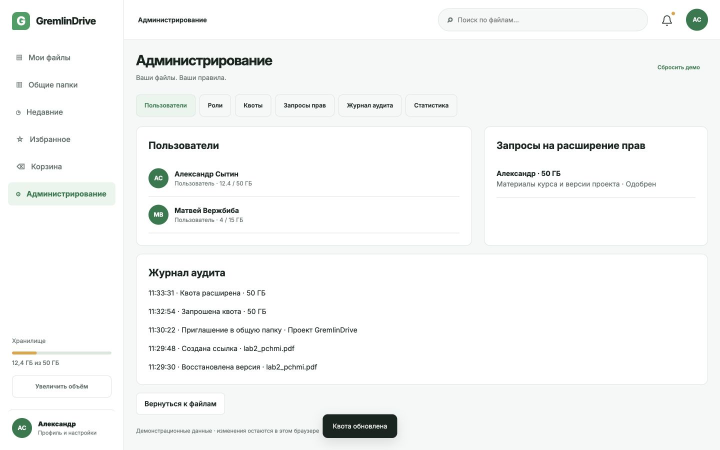
#> input picture docs/labs/lab5/assets/admin.png, 1440 x 900 px, given in place of palette-brand-desktop.png, which was not available (shown at 1/2 size)
$ python prepare_assets.py
#> lines starting #> are read from the running program, lines starting #| are printed output that depends on the picture; pictures that were not available may be replaced by others from this repository, and a replacement may not be noted
"""Make comparison sheets from native IAB viewport captures, without iframe cropping."""
from pathlib import Path
from PIL import Image,ImageDraw,ImageFont
import csv
R=Path(__file__).resolve().parents[1];L6=R.parent/'lab6'
font=ImageFont.truetype('/System/Library/Fonts/Supplemental/Arial.ttf',23)
def sheet(name,specs,cols,cell):
#> called with name = 'palettes-sheet.png', cols = 2, cell = (800, 570)
 out=Image.new('RGB',(cols*cell[0],((len(specs)+cols-1)//cols)*cell[1]),'#f6f8f7');d=ImageDraw.Draw(out)
 for k,(file,label) in enumerate(specs):
  im=Image.open(R/'assets'/file).convert('RGB');im.thumbnail((cell[0]-24,cell[1]-64));x=k%cols*cell[0]+(cell[0]-im.width)//2;y=k//cols*cell[1]+52
#> in sheet, im is the input picture: PIL image 1440x900 RGB; mean R, G, B 245.3, 246.7, 245.9
#> after `im.thumbnail((cell[0] - 24, cell[1] - 64))`:
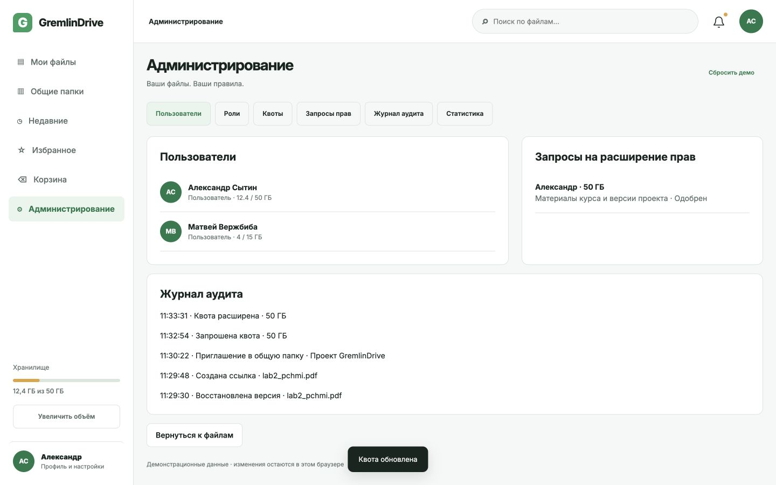
#> im: PIL image 776x485 RGB; mean R, G, B 245.3, 246.6, 245.9
#> after `x = k % cols * cell[0] + (cell[0] - im.width) // 2`: x = 12
  out.paste(im,(x,y));d.text((k%cols*cell[0]+14,k//cols*cell[1]+14),label,font=font,fill='#17251f')
#> after `out.paste(im, (x, y))`:
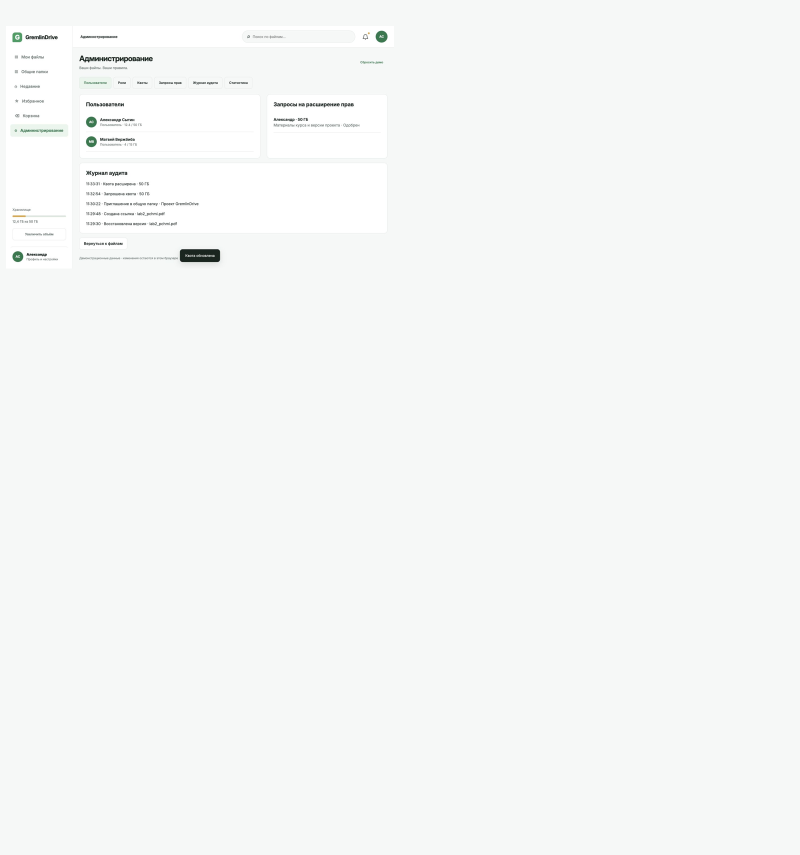
#> out: PIL image 1600x1710 RGB (shown at 1/2 size); mean R, G, B 245.9, 247.8, 246.8
#> pass 2 of the loop in sheet, `for k,(file,label) in enumerate(specs):`:
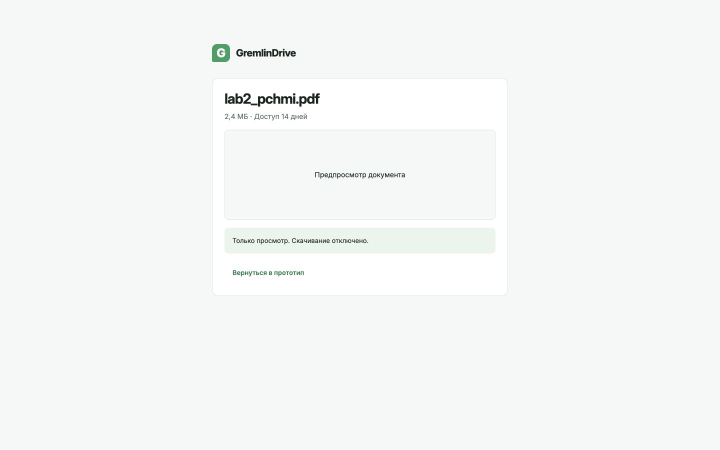
#> input picture docs/labs/lab5/assets/guest.png, 1440 x 900 px, given in place of palette-brand-mobile.png, which was not available (shown at 1/2 size)
#> in sheet, im is the input picture: PIL image 1440x900 RGB; mean R, G, B 245.6, 247.7, 246.5
#> in sheet, `im.thumbnail((cell[0] - 24, cell[1] - 64))`:
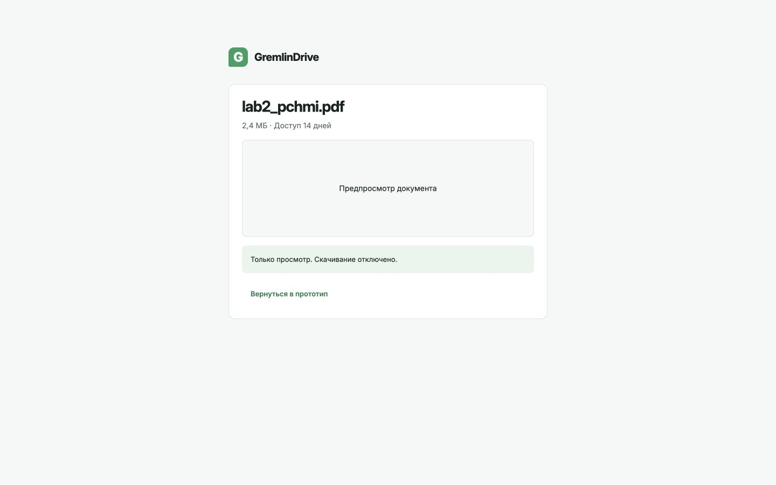
#> im: PIL image 776x485 RGB; mean R, G, B 245.6, 247.6, 246.5
#> in sheet, `out.paste(im, (x, y))`:
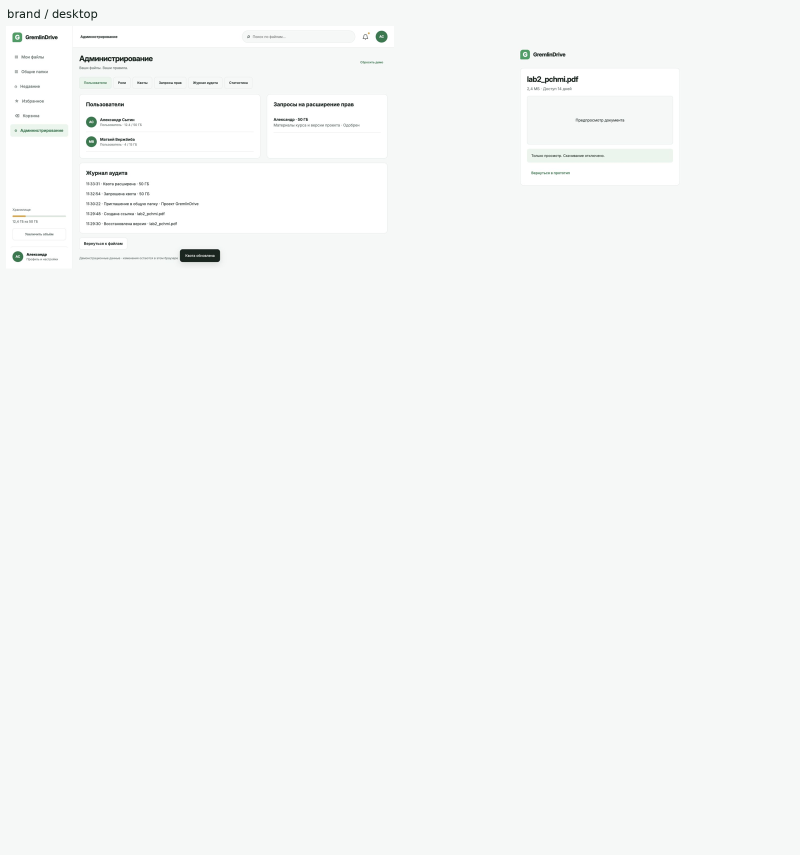
#> out: PIL image 1600x1710 RGB (shown at 1/2 size); mean R, G, B 245.8, 247.7, 246.7
 out.save(R/'assets'/name)
#> (the run stopped early here; a loop or call above may not have finished)
